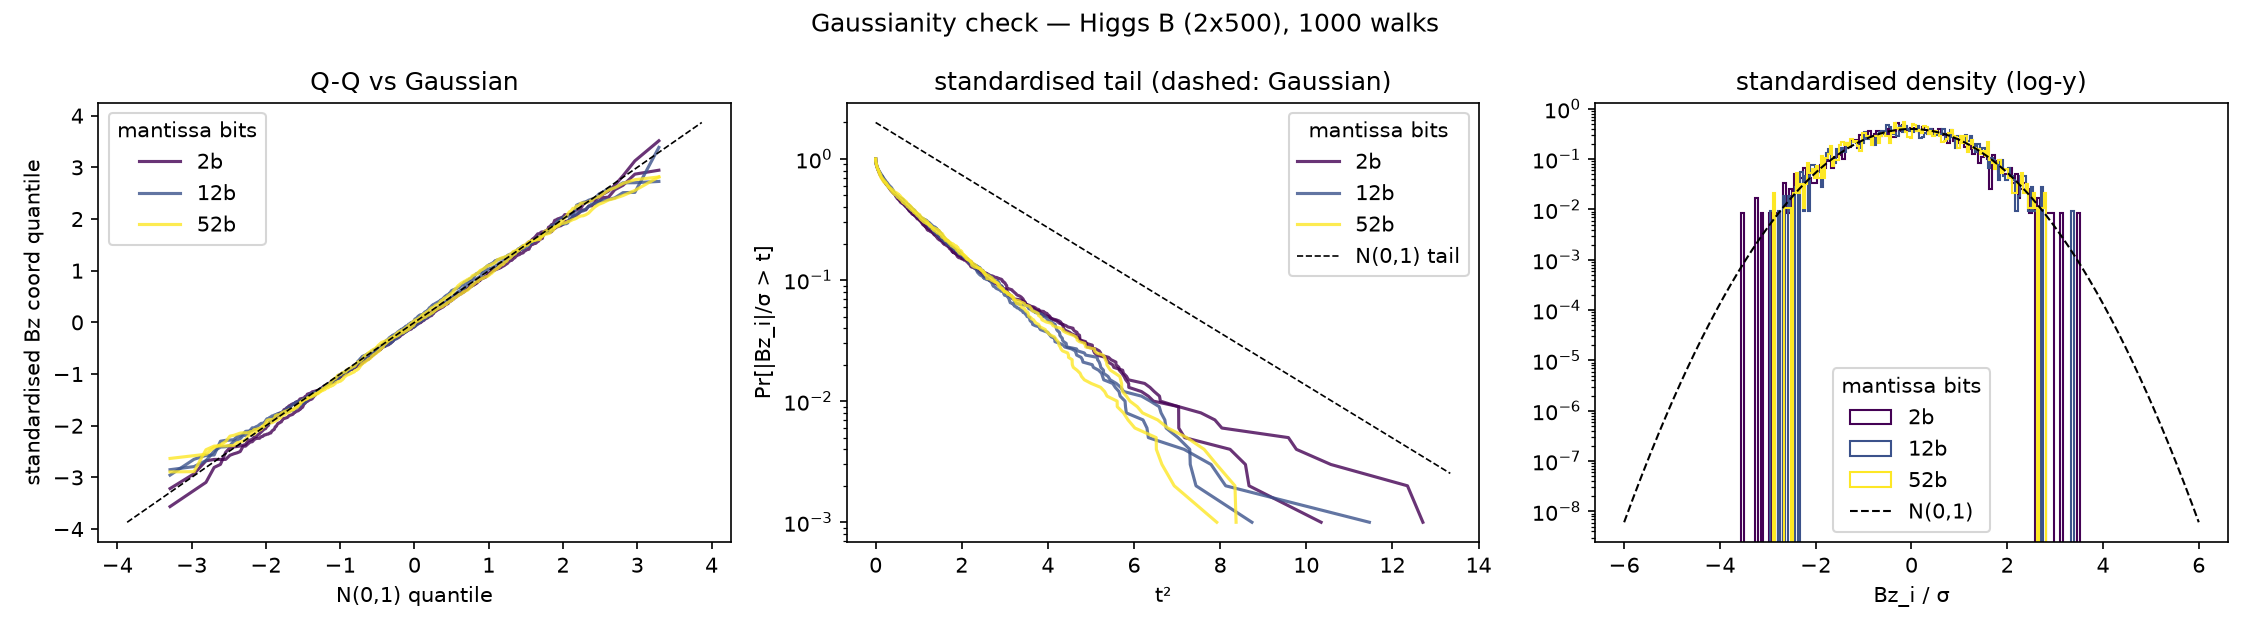

The Python source for this figure:
"""Gaussianity diagnostics for the Higgs-sweep Bz samples.

The (t^2, log-survival) CCDF in higgs_sweep.py is hard to read because m = 2
(||Bz||_inf is a max over only 2 coords) and sigma varies ~20x across
precisions. This re-runs a few bit widths and shows, per sig_bits:

  (a) Q-Q of each Bz coordinate, standardised by its own sigma-hat, against
      N(0,1) quantiles -- a straight diagonal means Gaussian;
  (b) survival of |coord| on (t^2, log-y) axes with the N(0,1) reference
      slope -- straight line of slope -1/2 means exactly Gaussian;
  (c) standardised density (log-y) vs the N(0,1) pdf.

Usage: python higgs_qq.py
"""

import os
os.environ.setdefault("chop_backend", "numpy")
for _v in ("OPENBLAS_NUM_THREADS", "OMP_NUM_THREADS", "MKL_NUM_THREADS"):
    os.environ.setdefault(_v, "1")

import matplotlib
matplotlib.use("Agg")
import matplotlib.pyplot as plt
import numpy as np
from scipy import stats

from higgs_sweep import load_higgs_matrix
import rollouts


def main():
    B = load_higgs_matrix(500, seed=0)      # same B as higgs_sweep.py
    m, n = B.shape
    sig_list = [2, 12, 52]
    num_samples = 1000

    data = {}
    for sb in sig_list:
        _, _, bz = rollouts.run_samples(
            B, np.eye(m), num_samples,
            sig_bits=None if sb == 52 else sb,
            noise_std=2 ** (-32), workers=6, seed=0,
        )
        data[sb] = bz                       # (m, num_samples)
        print(f"{sb}b done: std per coord = {bz.std(axis=1)}")

    colors = {2: "#440154", 12: "#3b528b", 52: "#fde725"}
    fig, (ax_qq, ax_sv, ax_de) = plt.subplots(1, 3, figsize=(15, 4.2))
    fig.suptitle(f"Gaussianity check — Higgs B ({m}x{n}), {num_samples} walks")

    # (a) standardised Q-Q vs N(0,1)
    q = stats.norm.ppf((np.arange(1, num_samples + 1) - 0.5) / num_samples)
    for sb in sig_list:
        for i in range(m):
            s = np.sort(data[sb][i] / data[sb][i].std())
            ax_qq.plot(q, s, color=colors[sb], alpha=0.8,
                       label=f"{sb}b" if i == 0 else None)
    lim = max(abs(ax_qq.get_xlim()[0]), abs(ax_qq.get_ylim()[1]))
    ax_qq.plot([-lim, lim], [-lim, lim], "k--", lw=0.8)
    ax_qq.set_xlabel("N(0,1) quantile")
    ax_qq.set_ylabel("standardised Bz coord quantile")
    ax_qq.set_title("Q-Q vs Gaussian")
    ax_qq.legend(title="mantissa bits")

    # (b) survival of |standardised coord| on (t^2, log-y): N(0,1) = slope -1/2
    for sb in sig_list:
        for i in range(m):
            t = np.sort(np.abs(data[sb][i] / data[sb][i].std()))
            surv = np.arange(len(t), 0, -1) / len(t)
            ax_sv.plot(t ** 2, surv, color=colors[sb], alpha=0.8,
                       label=f"{sb}b" if i == 0 else None)
    tt = np.linspace(0, ax_sv.get_xlim()[1], 10)
    ax_sv.plot(tt, 2 * np.exp(-tt / 2), "k--", lw=0.8, label="N(0,1) tail")
    ax_sv.set_yscale("log")
    ax_sv.set_xlabel("t²")
    ax_sv.set_ylabel("Pr[|Bz_i|/σ > t]")
    ax_sv.set_title("standardised tail (dashed: Gaussian)")
    ax_sv.legend(title="mantissa bits")

    # (c) standardised density vs N(0,1) pdf
    for sb in sig_list:
        z = (data[sb] / data[sb].std(axis=1, keepdims=True)).ravel()
        ax_de.hist(z, bins=120, density=True, histtype="step",
                   color=colors[sb], label=f"{sb}b")
    xs = np.linspace(-6, 6, 400)
    ax_de.plot(xs, stats.norm.pdf(xs), "k--", lw=1, label="N(0,1)")
    ax_de.set_yscale("log")
    ax_de.set_xlabel("Bz_i / σ")
    ax_de.set_title("standardised density (log-y)")
    ax_de.legend(title="mantissa bits")

    fig.tight_layout()
    fig.savefig("higgs_qq.png", dpi=150)
    print("saved higgs_qq.png")


if __name__ == "__main__":
    main()
